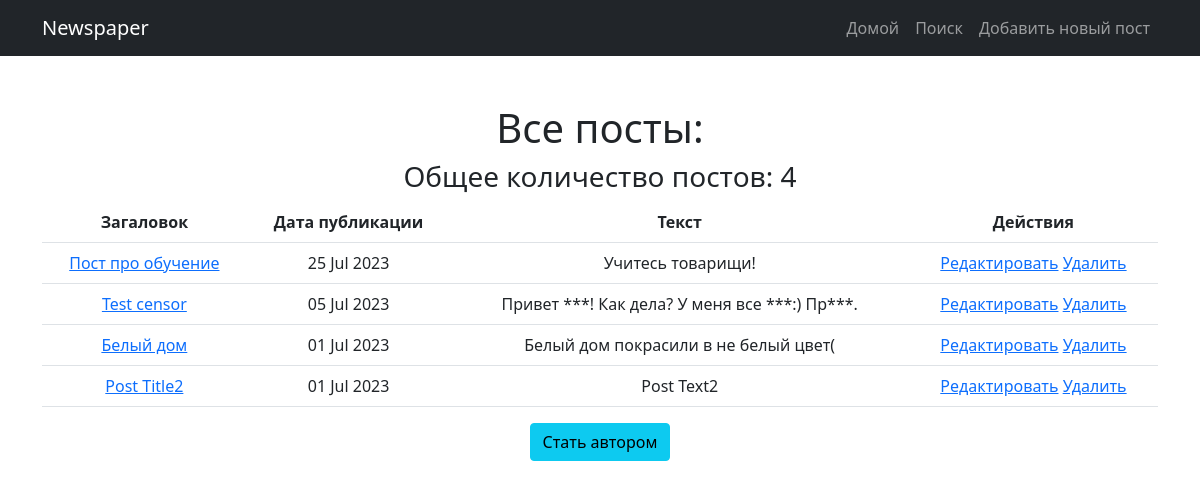
The page /news/ on the database as committed earlier.
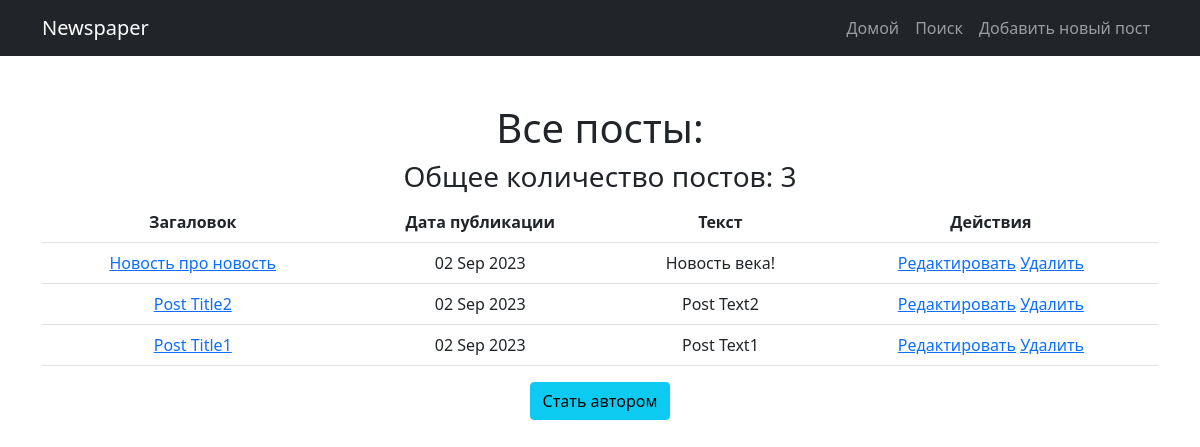
The same page on the database as committed later.
### news/models.py (models this page shows, shortened)
class Post(models.Model):
    author = models.ForeignKey(Author, on_delete=models.CASCADE)
    ARTICLE = 'AR'
    NEWS = 'NW'
    CHOICES = [
        (ARTICLE, 'Статья'),
        (NEWS, 'Новость')
    ]
    choice = models.CharField(max_length=2, choices=CHOICES, default=ARTICLE)
    createDate = models.DateTimeField(auto_now_add=True)
    category = models.ManyToManyField(Category, through='PostCategory')
    postTitle = models.CharField(max_length=255)
    postText = models.TextField()
    postRating = models.IntegerField(default=0)

### news/views.py (the view)
# urls.py: path('', PostsList.as_view(), name='allNews'),
class PostsList(ListView):
    model = Post
    template_name = 'news.html'
    context_object_name = 'posts'
    ordering = ['-createDate']
    paginate_by = 10
    def get_context_data(self, **kwargs):
        context = super().get_context_data(**kwargs)
        context['is_not_author'] = not self.request.user.groups.filter(name='authors').exists()
        return context

### news/templatetags/custom_filters.py (called while the page is built)
@register.filter(name='censor')
def censor(value):
    bad_words = ['плохое_слово1', 'плохое_слово2', 'плохое_слово3', 'плохое_слово4']
    for w in bad_words:
        if w in value:
            value = value.replace(w, '***')
    return value

### templates/news.html (shortened to what this page needs)
{% extends 'default.html' %}
{% block content %}
    {% if posts %}
        <h1>Все посты:</h1>
        <h3>Общее количество постов: {{ posts|length }}</h3>
        <table class="table">
           <tr>
               <th scope="col">
                   Загаловок
               </th>
               <th scope="col">
                   Дата публикации
               </th>
               <th scope="col">
                   Текст
               </th>
               <th scope="col">
                   Действия
               </th>
           </tr>
        {% for post in posts %}
           <tr>
               <td>
                   <a href="{% url 'news:postDetail' post.id %}">{{ post.postTitle|censor }}</a>
               </td>
               <td>
                   {{ post.createDate|date:'d M Y' }}
               </td>
               <td>
                   {{ post.postText|truncatewords:20|censor }}
               </td>
               <td>
                   <a href="{% url 'news:postUpdate' post.id %}">Редактировать</a>
                   <a href="{% url 'news:postDelete' post.id %}">Удалить</a>
               </td>
           </tr>
        {% endfor %}
        </table>
    {% else %}
        <h1>Пока новостей нет</h1>
    {% endif %}
    {% if is_not_author %}
        <a class="btn btn-info" href="{% url 'news:upgrade' %}">
            Стать автором
        </a>
    {% endif %}
{% endblock content %}

Rows that differ between the two databases and show on the page:
removed Post: postTitle|censor "Пост про обучение", createDate "25 Jul 2023", postText|censor "Учитесь товарищи!"
removed Post: postTitle|censor "Test censor", createDate "05 Jul 2023", postText|censor "Привет ***! Как дела? У меня все ***:) Пр***."
removed Post: postTitle|censor "Белый дом", createDate "01 Jul 2023", postText|censor "Белый дом покрасили в не белый цвет("
added Post: postTitle|censor "Новость про новость", createDate "02 Sep 2023", postText|censor "Новость века!"
changed Post "Post Title2": createDate "01 Jul 2023" → "02 Sep 2023"
added Post: postTitle|censor "Post Title1", createDate "02 Sep 2023", postText|censor "Post Text1"
Other text that changed with them:
{{ posts|length }}: "4" → "3"
